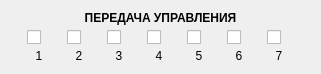
  <widget class="QWidget" name="verticalLayoutWidget_5">
   <property name="geometry">
    <rect>
     <x>10</x>
     <y>210</y>
     <width>321</width>
     <height>62</height>
    </rect>
   </property>
   <layout class="QVBoxLayout" name="verticalLayout_7">
    <property name="spacing">
     <number>0</number>
    </property>
    <item>
     <widget class="QLabel" name="label_42">
      <property name="font">
       <font>
        <weight>75</weight>
        <bold>true</bold>
       </font>
      </property>
      <property name="text">
       <string>ПЕРЕДАЧА УПРАВЛЕНИЯ</string>
      </property>
      <property name="alignment">
       <set>Qt::AlignCenter</set>
      </property>
     </widget>
    </item>
    <item>
     <layout class="QGridLayout" name="gridLayout_3">
      <property name="spacing">
       <number>0</number>
      </property>
      <item row="0" column="0">
       <widget class="Switch" name="sw1">
        <property name="minimumSize">
         <size>
          <width>24</width>
          <height>24</height>
         </size>
        </property>
        <property name="maximumSize">
         <size>
          <width>24</width>
          <height>24</height>
         </size>
        </property>
        <property name="text">
         <string/>
        </property>
        <attribute name="buttonGroup">
         <string notr="true">controlSwitchGroup</string>
        </attribute>
       </widget>
      </item>
      <item row="1" column="5">
       <widget class="QLabel" name="label_31">
        <property name="text">
         <string>6</string>
        </property>
        <property name="alignment">
         <set>Qt::AlignCenter</set>
        </property>
       </widget>
      </item>
      <item row="1" column="4">
       <widget class="QLabel" name="label_32">
        <property name="text">
         <string>5</string>
        </property>
        <property name="alignment">
         <set>Qt::AlignCenter</set>
        </property>
       </widget>
      </item>
      <item row="1" column="6">
       <widget class="QLabel" name="label_30">
        <property name="text">
         <string>7</string>
        </property>
        <property name="alignment">
         <set>Qt::AlignCenter</set>
        </property>
       </widget>
      </item>
      <item row="0" column="4">
       <widget class="Switch" name="sw5">
        <property name="minimumSize">
         <size>
          <width>24</width>
          <height>24</height>
         </size>
        </property>
        <property name="maximumSize">
         <size>
          <width>24</width>
          <height>24</height>
         </size>
        </property>
        <property name="text">
         <string/>
        </property>
        <attribute name="buttonGroup">
         <string notr="true">controlSwitchGroup</string>
        </attribute>
       </widget>
      </item>
      <item row="1" column="1">
       <widget class="QLabel" name="label_35">
        <property name="text">
         <string>2</string>
        </property>
        <property name="alignment">
         <set>Qt::AlignCenter</set>
        </property>
       </widget>
      </item>
      <item row="1" column="0">
       <widget class="QLabel" name="label_36">
        <property name="text">
         <string>1</string>
        </property>
        <property name="alignment">
         <set>Qt::AlignCenter</set>
        </property>
       </widget>
      </item>
      <item row="0" column="1">
       <widget class="Switch" name="sw2">
        <property name="minimumSize">
         <size>
          <width>24</width>
          <height>24</height>
         </size>
        </property>
        <property name="maximumSize">
         <size>
          <width>24</width>
          <height>24</height>
         </size>
        </property>
        <property name="text">
         <string/>
        </property>
        <attribute name="buttonGroup">
         <string notr="true">controlSwitchGroup</string>
        </attribute>
       </widget>
      </item>
      <item row="1" column="3">
       <widget class="QLabel" name="label_33">
        <property name="text">
         <string>4</string>
        </property>
        <property name="alignment">
         <set>Qt::AlignCenter</set>
        </property>
       </widget>
      </item>
      <item row="1" column="2">
       <widget class="QLabel" name="label_34">
        <property name="text">
         <string>3</string>
        </property>
        <property name="alignment">
         <set>Qt::AlignCenter</set>
        </property>
       </widget>
      </item>
      <item row="0" column="5">
       <widget class="Switch" name="sw6">
        <property name="minimumSize">
         <size>
          <width>24</width>
          <height>24</height>
         </size>
        </property>
        <property name="maximumSize">
         <size>
          <width>24</width>
          <height>24</height>
         </size>
        </property>
        <property name="text">
         <string/>
        </property>
        <attribute name="buttonGroup">
         <string notr="true">controlSwitchGroup</string>
        </attribute>
       </widget>
      </item>
      <item row="0" column="3">
       <widget class="Switch" name="sw4">
        <property name="minimumSize">
         <size>
          <width>24</width>
          <height>24</height>
         </size>
        </property>
        <property name="maximumSize">
         <size>
          <width>24</width>
          <height>24</height>
         </size>
        </property>
        <property name="text">
         <string/>
        </property>
        <attribute name="buttonGroup">
         <string notr="true">controlSwitchGroup</string>
        </attribute>
       </widget>
      </item>
      <item row="0" column="2">
       <widget class="Switch" name="sw3">
        <property name="minimumSize">
         <size>
          <width>24</width>
          <height>24</height>
         </size>
        </property>
        <property name="maximumSize">
         <size>
          <width>24</width>
          <height>24</height>
         </size>
        </property>
        <property name="text">
         <string/>
        </property>
        <attribute name="buttonGroup">
         <string notr="true">controlSwitchGroup</string>
        </attribute>
       </widget>
      </item>
      <item row="0" column="6">
       <widget class="Switch" name="sw7">
        <property name="minimumSize">
         <size>
          <width>24</width>
          <height>24</height>
         </size>
        </property>
        <property name="maximumSize">
         <size>
          <width>24</width>
          <height>24</height>
         </size>
        </property>
        <property name="text">
         <string/>
        </property>
        <attribute name="buttonGroup">
         <string notr="true">controlSwitchGroup</string>
        </attribute>
       </widget>
      </item>
     </layout>
    </item>
   </layout>
  </widget>
